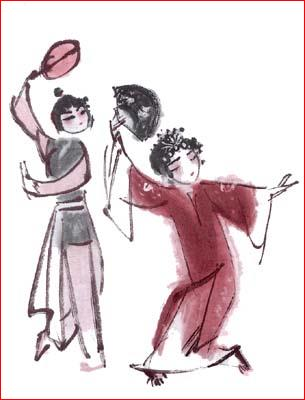
#> input picture _2.vcs/my_vcs_lesson_6/_System/vcs_Assembly/vcs_Assembly/Resources/picture1.jpg, 305 x 400 px, found by its file name
$ python 'matplotlib_繪製幾何圖形.py'
#> lines starting #> are read from the running program, lines starting #| are printed output that depends on the picture
"""
matplotlib_繪製幾何圖形

"""

print("------------------------------------------------------------")  # 60個

# 共同
import os
import sys
import time
import math
import random
import numpy as np
import pandas as pd
import matplotlib.pyplot as plt

font_filename = "D:/_git/vcs/_1.data/______test_files1/_font/msch.ttf"
# 設定中文字型及負號正確顯示
# 設定中文字型檔
plt.rcParams["font.sans-serif"] = "Microsoft JhengHei"  # 將字體換成 Microsoft JhengHei
# 設定負號
plt.rcParams["axes.unicode_minus"] = False  # 讓負號可正常顯示
plt.rcParams["font.size"] = 12  # 設定字型大小


def show():
    plt.show()


import matplotlib.image as img
import matplotlib.patches as patch
from matplotlib.patches import Rectangle
from matplotlib.patches import Ellipse
from matplotlib.patches import Circle

print("------------------------------------------------------------")  # 60個
print("------------------------------------------------------------")  # 60個

filename = "D:/_git/vcs/_4.python/_data/picture1.jpg"
image = img.imread(filename)  # 讀取原始圖像
#> image is the input picture: shape (400, 305, 3); mean R, G, B 225, 212.7, 215.3

fig, ax = plt.subplots(1, 1)

fig.subplots_adjust(0, 0, 1, 1, 0, 0)

plt.imshow(image)

cx, cy, r = 100, 100, 50
circle = plt.Circle((cx, cy), r, fill=None, alpha=0.5, lw=2, ls="dashed")
ax.add_artist(circle)

cx, cy, r = 200, 200, 100
circle = plt.Circle((cx, cy), r, fill=None, alpha=0.5, lw=2, color="black")
ax.add_artist(circle)

cx, cy, r = 250, 50, 50
circle = plt.Circle((cx, cy), r, color="#00FF00")
plt.gcf().gca().add_artist(circle)

ax = plt.gca()
cx, cy, r = 250, 100, 50
circle = plt.Circle((cx, cy), r, fc="#CCCCCC", lw=3, color="k", alpha=0.5, zorder=1)
ax.add_patch(circle)

show()
#> in show, `plt.show()`:
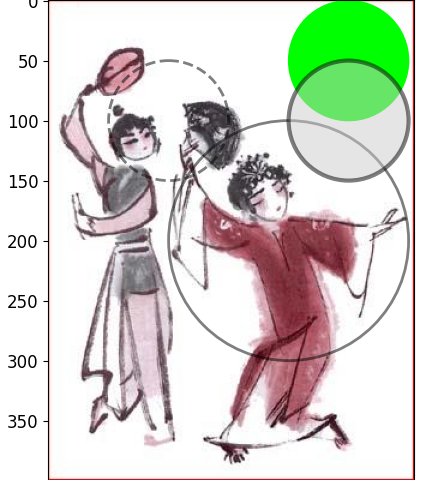
#> figure drawn by matplotlib, 1 panel
"""
#ax.axis("equal")
#plt.axis([6, 11, 6, 11])
#plt.axis([0,20,0,20])
"""
print("------------------------------------------------------------")  # 60個
print("------------------------------------------------------------")  # 60個

figure, axes = plt.subplots()  # 建立子圖物件
circle = plt.Circle((0.5, 0.5), 0.3)  # 繪製圓
axes.add_artist(circle)  # 將物件加入圖表物件

circle = plt.Circle((0.2, 0.2), 0.3, fill=False, linewidth=3, edgecolor="m")  # 繪製圓
plt.gcf().gca().add_artist(circle)  # 將物件加入圖表物件

circle = plt.Circle((0.8, 0.8), 0.3, fill=False, linewidth=3, edgecolor="m")  # 繪製圓
plt.gca().add_artist(circle)  # 將物件加入圖表物件

axes.set_aspect("equal")  # 設定座標單位長度相同

show()
#> in show (call 2), `plt.show()`:
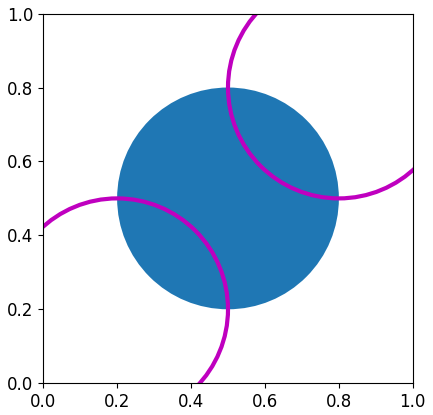
#> figure drawn by matplotlib, 1 panel

print("------------------------------------------------------------")  # 60個
print("------------------------------------------------------------")  # 60個

fig, ax = plt.subplots(2, 2)
# 建立 ax[0,0] 內容
circle = Circle((2.5, 2.5), radius=2, facecolor="w", edgecolor="r")
ax[0, 0].add_patch(circle)  # 將circle物件加入ax[0,1]軸物件
ax[0, 0].set_xlim(0, 5)
ax[0, 0].set_ylim(0, 5)
ax[0, 0].set_title("繪製圓")
# 建立 ax[0,1] 內容
rect = ax[0, 1].patch  # 建立patch物件
rect.set_facecolor("m")  # 設定patch物件內部顏色是品紅色
circle = Circle((2.5, 2.5), radius=2, facecolor="lightyellow", edgecolor="r")
ax[0, 1].add_patch(circle)  # 將circle物件加入ax[0,1]軸物件
ax[0, 1].set_xlim(0, 5)
ax[0, 1].set_ylim(0, 5)
ax[0, 1].set_aspect("equal")
ax[0, 1].set_title("繪製圓 + 矩形框, 軸長度單位相同\n自定義軸長度")
# 建立 ax[1,0] 內容
rect = ax[1, 0].patch  # 建立patch物件
rect.set_facecolor("g")  # 設定patch物件內部顏色是綠色
circle = Circle((2.5, 2.5), radius=2, facecolor="lightyellow", edgecolor="r")
ax[1, 0].add_patch(circle)  # 將circle物件加入ax[0,1]軸物件
ax[1, 0].axis("equal")
ax[1, 0].set_title("繪製圓 + 矩形框, 軸長度單位相同\n矩形框內部是綠色")
# 建立 ax[1,1] 內容
rect = ax[1, 1].patch  # 建立patch物件
rect.set_facecolor("b")  # 設定patch物件內部顏色是藍色
circle = Circle((2.5, 2.5), radius=2, facecolor="lightyellow", edgecolor="r")
ax[1, 1].add_patch(circle)  # 將circle物件加入ax[0,1]軸物件
ax[1, 1].axis("equal")
ax[1, 1].set_title("繪製圓 + 矩形框, 軸長度單位相同\n矩形框內部是藍色")
plt.tight_layout()

show()
#> in show (call 3), `plt.show()`:
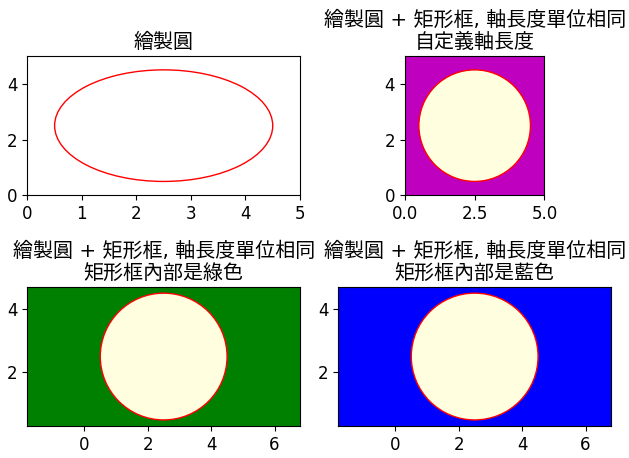
#> figure drawn by matplotlib, 4 panels

print("------------------------------------------------------------")  # 60個
print("------------------------------------------------------------")  # 60個

filename = (
    "D:/_git/vcs/_1.data/______test_files1/__pic/_anime/_angry_bird/Angry-Birds01.jpg"
)

#> (the run stopped early here; a loop or call above may not have finished)
